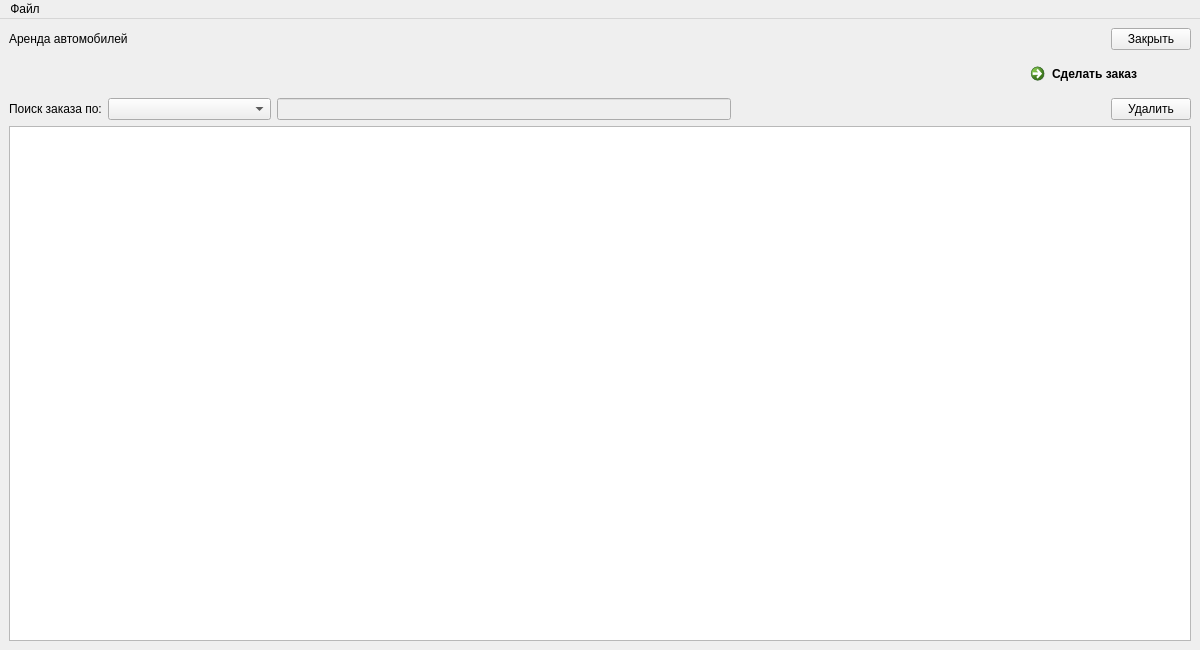
<?xml version="1.0" encoding="UTF-8"?>
<ui version="4.0">
 <class>MainWindow</class>
 <widget class="QMainWindow" name="MainWindow">
  <property name="geometry">
   <rect>
    <x>0</x>
    <y>0</y>
    <width>1200</width>
    <height>650</height>
   </rect>
  </property>
  <property name="windowTitle">
   <string>Аренда автомобилей</string>
  </property>
  <property name="windowIcon">
   <iconset resource="resources.qrc">
    <normaloff>:/img/car.png</normaloff>:/img/car.png</iconset>
  </property>
  <property name="styleSheet">
   <string notr="true"/>
  </property>
  <widget class="QWidget" name="centralwidget">
   <layout class="QGridLayout" name="gridLayout">
    <item row="0" column="0">
     <layout class="QHBoxLayout" name="horizontalLayout_4">
      <item>
       <widget class="QLabel" name="label_3">
        <property name="styleSheet">
         <string notr="true">font: 16pt &quot;Segoe UI&quot;;</string>
        </property>
        <property name="text">
         <string>Аренда автомобилей</string>
        </property>
       </widget>
      </item>
      <item>
       <spacer name="horizontalSpacer_2">
        <property name="orientation">
         <enum>Qt::Horizontal</enum>
        </property>
        <property name="sizeHint" stdset="0">
         <size>
          <width>40</width>
          <height>20</height>
         </size>
        </property>
       </spacer>
      </item>
      <item>
       <widget class="QPushButton" name="closeButton">
        <property name="text">
         <string>Закрыть</string>
        </property>
       </widget>
      </item>
     </layout>
    </item>
    <item row="1" column="0">
     <layout class="QHBoxLayout" name="horizontalLayout_3">
      <item>
       <spacer name="horizontalSpacer">
        <property name="orientation">
         <enum>Qt::Horizontal</enum>
        </property>
        <property name="sizeHint" stdset="0">
         <size>
          <width>40</width>
          <height>20</height>
         </size>
        </property>
       </spacer>
      </item>
      <item>
       <widget class="QCommandLinkButton" name="commandLinkButton">
        <property name="text">
         <string>Сделать заказ</string>
        </property>
        <property name="icon">
         <iconset resource="resources.qrc">
          <normaloff>:/img/img/favicon.ico</normaloff>:/img/img/favicon.ico</iconset>
        </property>
       </widget>
      </item>
     </layout>
    </item>
    <item row="2" column="0">
     <layout class="QHBoxLayout" name="horizontalLayout_6">
      <item>
       <layout class="QHBoxLayout" name="horizontalLayout">
        <item>
         <widget class="QLabel" name="label">
          <property name="styleSheet">
           <string notr="true">font: 12pt &quot;Segoe UI&quot;;</string>
          </property>
          <property name="text">
           <string>Поиск заказа по:</string>
          </property>
         </widget>
        </item>
        <item>
         <widget class="QComboBox" name="comboBoxSearch">
          <property name="currentText">
           <string/>
          </property>
          <property name="currentIndex">
           <number>-1</number>
          </property>
          <property name="placeholderText">
           <string>Выберите ключ поиска:</string>
          </property>
          <item>
           <property name="text">
            <string>Цель поездки</string>
           </property>
          </item>
          <item>
           <property name="text">
            <string>Модель</string>
           </property>
          </item>
          <item>
           <property name="text">
            <string>Коробка передач</string>
           </property>
          </item>
          <item>
           <property name="text">
            <string>Детское кресло</string>
           </property>
          </item>
         </widget>
        </item>
        <item>
         <widget class="QLineEdit" name="SearchLine">
          <property name="enabled">
           <bool>false</bool>
          </property>
         </widget>
        </item>
        <item>
         <layout class="QHBoxLayout" name="horizontalLayout_2">
          <item>
           <spacer name="horizontalSpacer_3">
            <property name="orientation">
             <enum>Qt::Horizontal</enum>
            </property>
            <property name="sizeHint" stdset="0">
             <size>
              <width>80</width>
              <height>20</height>
             </size>
            </property>
           </spacer>
          </item>
          <item>
           <widget class="QPushButton" name="deleteButton">
            <property name="text">
             <string>Удалить</string>
            </property>
           </widget>
          </item>
         </layout>
        </item>
       </layout>
      </item>
     </layout>
    </item>
    <item row="3" column="0">
     <widget class="QTableView" name="tableView">
      <property name="styleSheet">
       <string notr="true"/>
      </property>
      <property name="lineWidth">
       <number>2</number>
      </property>
      <property name="editTriggers">
       <set>QAbstractItemView::NoEditTriggers</set>
      </property>
      <property name="tabKeyNavigation">
       <bool>false</bool>
      </property>
      <property name="showDropIndicator" stdset="0">
       <bool>false</bool>
      </property>
      <property name="dragDropOverwriteMode">
       <bool>false</bool>
      </property>
      <property name="selectionMode">
       <enum>QAbstractItemView::SingleSelection</enum>
      </property>
      <property name="selectionBehavior">
       <enum>QAbstractItemView::SelectRows</enum>
      </property>
      <property name="textElideMode">
       <enum>Qt::ElideRight</enum>
      </property>
      <property name="gridStyle">
       <enum>Qt::SolidLine</enum>
      </property>
      <property name="wordWrap">
       <bool>false</bool>
      </property>
     </widget>
    </item>
   </layout>
  </widget>
  <widget class="QMenuBar" name="menubar">
   <property name="geometry">
    <rect>
     <x>0</x>
     <y>0</y>
     <width>1200</width>
     <height>25</height>
    </rect>
   </property>
   <widget class="QMenu" name="menu">
    <property name="title">
     <string>Файл</string>
    </property>
    <widget class="QMenu" name="menu_2">
     <property name="title">
      <string>Сформировать отчёт</string>
     </property>
     <addaction name="report"/>
     <addaction name="diagram"/>
    </widget>
    <widget class="QMenu" name="menu_3">
     <property name="title">
      <string>Сортировать по ...</string>
     </property>
     <widget class="QMenu" name="menu_4">
      <property name="title">
       <string>Марка</string>
      </property>
      <addaction name="sorting_model_AZ"/>
      <addaction name="sorting_model_ZA"/>
     </widget>
     <widget class="QMenu" name="menu_6">
      <property name="title">
       <string>Дата начала аренды</string>
      </property>
      <addaction name="sorting_startDate_AZ"/>
      <addaction name="sorting_startDate_ZA"/>
     </widget>
     <widget class="QMenu" name="menu_7">
      <property name="title">
       <string>Дата конца аренды</string>
      </property>
      <addaction name="sorting_endDate_AZ"/>
      <addaction name="sorting_endDate_ZA"/>
     </widget>
     <addaction name="menu_4"/>
     <addaction name="menu_6"/>
     <addaction name="menu_7"/>
     <addaction name="sorting_default"/>
    </widget>
    <addaction name="openFile"/>
    <addaction name="saveFile"/>
    <addaction name="separator"/>
    <addaction name="menu_3"/>
    <addaction name="separator"/>
    <addaction name="menu_2"/>
    <addaction name="separator"/>
   </widget>
   <addaction name="menu"/>
  </widget>
  <action name="openFile">
   <property name="text">
    <string>Открыть</string>
   </property>
  </action>
  <action name="saveFile">
   <property name="text">
    <string>Сохранить</string>
   </property>
  </action>
  <action name="report">
   <property name="text">
    <string>По запросу</string>
   </property>
  </action>
  <action name="diagram">
   <property name="text">
    <string>Графическое отображение данных</string>
   </property>
  </action>
  <action name="sorting_model_AZ">
   <property name="text">
    <string>AZ</string>
   </property>
  </action>
  <action name="sorting_model_ZA">
   <property name="text">
    <string>ZA</string>
   </property>
  </action>
  <action name="actionAZ_2">
   <property name="text">
    <string>По возрастанию</string>
   </property>
  </action>
  <action name="actionZA_2">
   <property name="text">
    <string>По убыванию</string>
   </property>
  </action>
  <action name="sorting_startDate_AZ">
   <property name="text">
    <string>По возрастанию</string>
   </property>
  </action>
  <action name="sorting_startDate_ZA">
   <property name="text">
    <string> По убыванию</string>
   </property>
  </action>
  <action name="sorting_default">
   <property name="text">
    <string>По умолчанию</string>
   </property>
  </action>
  <action name="sorting_endDate_AZ">
   <property name="text">
    <string>По возрастанию</string>
   </property>
  </action>
  <action name="sorting_endDate_ZA">
   <property name="text">
    <string> По убыванию</string>
   </property>
  </action>
 </widget>
 <resources>
  <include location="resources.qrc"/>
 </resources>
 <connections/>
</ui>
